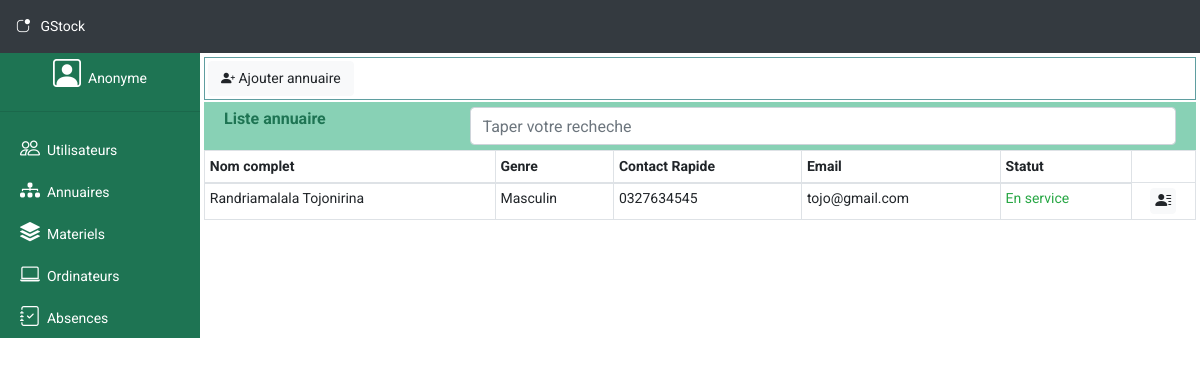
The page /directories/ on the database its author committed.
### directories/models.py (models this page shows, shortened)
class Directories(models.Model):
    class Meta:
        db_table = 'directories'
        managed = True
        verbose_name = 'Directories'
        verbose_name_plural = 'Directories'
    full_name = models.CharField(max_length=30)
    gender = models.CharField(max_length=10)
    phone = models.CharField(max_length=30)
    urgent_phone = models.CharField(max_length=30)
    email = models.EmailField()
    address = models.CharField(max_length=100)
    function = models.CharField(max_length=100)
    date_of_service = models.DateField()
    end_of_service = models.DateField(null=True)
    state = models.IntegerField() # conge|permission|other
    avatar = models.CharField(max_length=100, null=True)
    notes = models.TextField(null=True)
    created_at = models.DateTimeField(auto_now_add=True)
    updated_at = models.DateTimeField(auto_now=True)

### directories/views.py (the view)
# urls.py: path('', AbsenceView.home, name="absence_home"),
def home(request):
    try:
        directories = Directories.objects.all()
    except:
        return HttpResponse('Not found', status=500)
    return render(request, 'directory/home.html', {'directories':directories})

### directories/templates/directory/home.html (shortened to what this page needs)
{% extends "layout.html" %}
{% block content %}
<div class="container m-0 p-0">
    <div class="container-fluid sublink">
        <a class="btn btn-light" id="add"><i class="bi bi-person-plus-fill"></i> Ajouter annuaire</a>
    </div>
    <div class="container-fluid subtitle">
        <div class="row">
            <div class="col-md-3">
                Liste annuaire
            </div>
            <div class="col-md-9">
                <input type="search" class="form-control" placeholder="Taper votre recheche">
            </div>
        </div>
    </div>
    <table class='table table-sm table-hovered table-bordered m-0'>
        <thead>
            <tr>
                <th>Nom complet</th>
                <th>Genre</th>
                <th>Contact Rapide</th>
                <th>Email</th>
                <th>Statut</th>
            </tr>
        </thead>
        <tbody>
            {% for directory in directories %}
                <tr>
                    <td>{{ directory.full_name }}</td>
                    <td>
                        {% if directory.gender == 'man' %}
                         Masculin
                        {% elif directory.gender == 'woman' %}
                        <span class="fa fa-femele"></span> Feminin
                        {% else %}
                        Autre
                        {% endif %}
                    </td>
                    <td>{{ directory.urgent_phone }}</td>
                    <td>{{ directory.email }}</td>
                    <td>
                        {% if directory.state == 1 %}
                        <span class="text-success">En service</span>
                        {% elif directory.state == 2 %}
                        <span class="text-warning">En pause</span>
                        {% elif directory.state == 3 %}
                        <span class="text-warning">En permission</span>
                        {% elif directory.state == 4 %}
                        <span class="text-danger">En cong&eacute;</span>
                        {% elif directory.state == 0 %}
                        <span class="text-danger text-bold">Hors service</span>
                        {% else %}
                        <span class="text-dark">{ErrorService}</span>
                        {% endif %}
                    </td>
                    <td class="text-center">
                        <a href="{% url 'directories:show_directory' directory.id %}" class="btn btn-light pt-0 pb-0 pl-1 pr-1" title="Voir"><i class="bi bi-person-lines-fill"></i></a>
                    </td>
                </tr>
            {% empty %}
                <tr>
                    <td colspan="5">Pas de'annuaire inscrit</td>
                </tr>
            {% endfor %}
        </tbody>
    </table>
</div>
{% endblock %}

### public/css/app.css (style rules this page uses)
body { font-family: 'Roboto', sans-serif; font-size: 14px; }
.row { padding: 0px; margin: 0px; }
div.subtitle { background-color:rgb(136, 209, 181); color: rgb(30, 116, 83); font-weight: bold; font-size: 16px; padding: 5px; }
div.sublink { border: 1px solid cadetblue; margin-bottom: 2px; padding: 3px; }
div.sublink a { font-size: 14px; }

### rows shown on the page
Directories: full_name "Randriamalala Tojonirina", gender "Masculin", urgent_phone "0327634545", email "tojo@gmail.com", state "En service"
